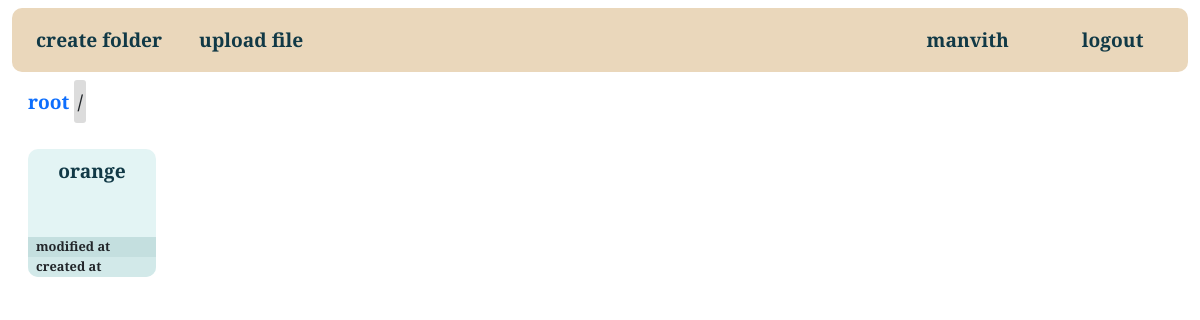
The app's page /folders/8 (signed in), older data.
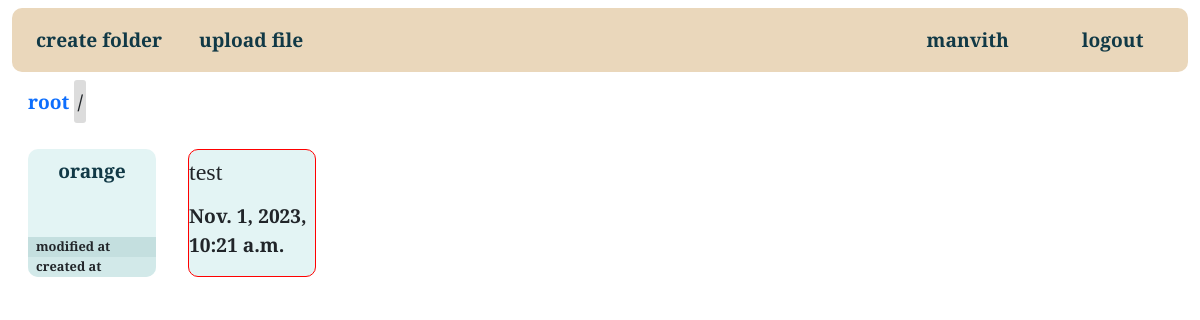
The same page, newer data.
### explorer/models.py (models this page shows, shortened)
class Folder(models.Model) :
    user = models.ForeignKey(User, on_delete=models.CASCADE, null=False, blank=True)
    name = models.CharField(max_length=255, blank=False)
    path = models.CharField(max_length=255, blank=True)
    parent = models.ForeignKey('self', on_delete=models.CASCADE, null=True, blank=True)
    def __str__(self) :
        return self.name

class File(models.Model) :
    user = models.ForeignKey(User, on_delete=models.CASCADE, null=False, blank=True)
    name = models.CharField(max_length=255, blank=False)
    folder = models.ForeignKey(Folder, on_delete=models.CASCADE, null=True, blank=True)
    upload_time = models.DateTimeField(auto_now_add=True)
    file_type = models.CharField(max_length=255, blank=False, choices=FILE_TYPE)

### explorer/views.py (the view)
# urls.py: path('<folder_id>', renderFolderView, name='folder'),
def renderFolderView(request, folder_id) :
    if not request.user.is_authenticated :
        return redirect('login')
    if request.user.is_superuser :
       return redirect('home')
    context = {}
    print(f'session is {request.session}')
    try :
        folder = Folder.objects.get(id=folder_id)
        parent = folder.parent
        parents = []
        while parent is not None :
            parents.append(parent)
            parent = parent.parent
        context['parents'] = parents
        context['folder'] = folder
        children = folder.folder_set.all()
        context['children'] = children
        files = folder.file_set.all()
        context['files'] = files
        return render(request, APPNAME + '/folder.html', context)
    except Folder.DoesNotExist :
        print("Folder does not exist")
        redirect('home')

### templates/explorer/folder.html (shortened to what this page needs)
{% extends 'personal/main.html' %}
{% block content %}
    <div class="path-div">
        {% for parent in parents %}
            <a href="{% url 'folder' parent.id %}" class="path-link-bth">{{ parent }}</a>
            <span class="path-slash">/</span>
        {% endfor %}
    </div>
    <div class="directory">
        {% for child in children %}
            <div class="directory-item folder">
                <a href="{% url 'folder' child.id %}" class="folder-link">{{ child }}</a>
                <p class="modified-time">modified at</p>
                <p class="created-time">created at</p>
            </div>
        {% endfor %}
        {% for file in files %}
            <div class="directory-item file">
                <h4 class="file-name">{{ file.name }}</h4>
                <p class="uploaded-time">{{ file.upload_time }}</p>
            </div>
        {% endfor %}
    </div>
{% endblock %}

Row changes from the older to the newer data that the page shows:
added File: name "test", upload_time "Nov. 1, 2023, 10:21 a.m."
